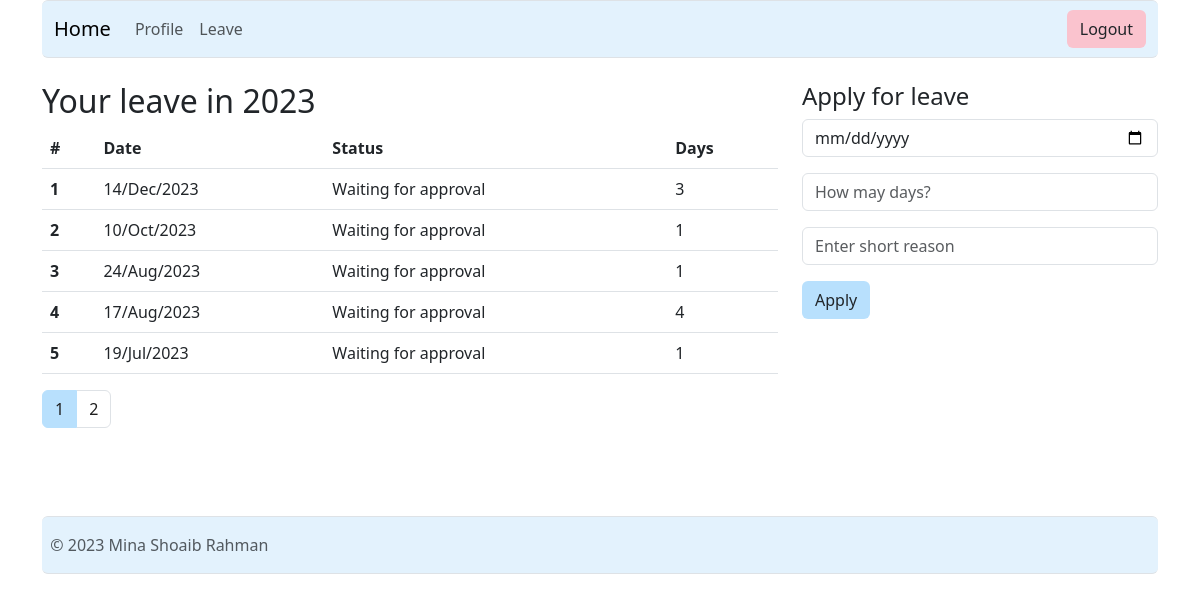
Screenshot of /leave.php (signed in) with the database file from the repository.
### tables this page shows
CREATE TABLE `leave` (
  `id` bigint(20) NOT NULL,
  `creation_date` datetime(6) NOT NULL,
  `approved` tinyint(1) DEFAULT NULL,
  `approve_date` datetime(6) DEFAULT NULL,
  `start_date` datetime(6) NOT NULL,
  `day_count` int(10) UNSIGNED NOT NULL,
  `comment` longtext NOT NULL,
  `approver_id` int(11) NOT NULL,
  `user_id` int(11) NOT NULL
);

### includes/db/leave_query.php (called while the page is built, shortened)
<?php
function getAllLeaveByUserInCurrentYear($id, $page) {
    global $connection;
    $offset = ($page - 1) * ENV_PAGE_LIMIT;
    $limit = ENV_PAGE_LIMIT;
    $query = "SELECT * FROM `leave` WHERE user_id = {$id} AND YEAR(start_date) = YEAR(CURDATE()) ORDER BY start_date DESC ";
    $query .= "LIMIT {$limit} OFFSET {$offset}";
    if ($result = mysqli_query($connection, $query)) {
        return $result;
    }
    return null;
}
function getAllLeaveCountByUserInCurrentYear($id) {
    global $connection;
    $query = "SELECT * FROM `leave` WHERE user_id = {$id} AND YEAR(start_date) = YEAR(CURDATE()) ORDER BY start_date DESC";
    if ($result = mysqli_query($connection, $query)) {
        return mysqli_num_rows($result);
    }
    return 0;
}
?>

### includes/db/functions.php (called while the page is built, shortened)
<?php include "leave_query.php"; ?>
<?php
function getPrintableDate($input) {
    $date = strtotime($input);
    return date('d/M/Y', $date);
}
?>

### leave.php (the view, shortened to what this page needs)
<?php include "includes/ui/header.php"; ?>
<?php
if (!isset($_GET['ml'])) {
	$currentPageMyLeave = 1;
} else {
	$currentPageMyLeave = $_GET['ml'];
}
$myLeaveCount = getAllLeaveCountByUserInCurrentYear($_SESSION["id"]);
$totalPageMyLeave = ceil($myLeaveCount / ENV_PAGE_LIMIT);
if (!isset($_GET['la'])) {
	$currentPageLeaveApproval = 1;
} else {
	$currentPageLeaveApproval = $_GET['la'];
}
?>
<div class="row">
    <div class="col-md-8">
        <h2>Your leave in <?php echo date("Y"); ?></h2>
        <div class="table-responsive">
            <table class="table">
                <thead>
                    <tr>
                    <th scope="col">#</th>
                    <th scope="col">Date</th>
                    <th scope="col">Status</th>
                    <th scope="col">Days</th>
                    </tr>
                </thead>
                <tbody>
<?php
if ($result = getAllLeaveByUserInCurrentYear($_SESSION["id"], $currentPageMyLeave)) {
    $count = 0;
    while ($row = mysqli_fetch_assoc($result)) {
?>
                    <tr>
                        <th scope="row"><?php echo ++$count; ?></th>
                        <td><?php echo getPrintableDate($row["start_date"]); ?></td>
                        <td>
<?php
                            if ($row["approved"] == null) {
                                echo "Waiting for approval";
                            } else if ($row["approved"] == 0) {
                                echo "Not approved";
                            } else {
                                echo "Approved";
                            }
?>
                        </td>
                        <td><?php echo $row["day_count"]; ?></td>
                    </tr>
<?php } ?>
<?php } ?>
                </tbody>
            </table>
        </div>
        <nav>
            <ul class="pagination">
<?php
                $maxViewPageMyLeave = $totalPageMyLeave > $currentPageMyLeave + 1 ? $currentPageMyLeave + 1 : $totalPageMyLeave;
                if ($currentPageMyLeave > 1) {
                    $i = $currentPageMyLeave - 1;
                } else {
                    $i = $currentPageMyLeave;
                }
                for (; $i <= $maxViewPageMyLeave; $i++) {
                    if ($currentPageMyLeave == $i) {
                        echo "<li class='page-item active'><a class='page-link' href='leave.php?ml={$i}&la={$currentPageLeaveApproval}'>{$i}</a></li>";
                    } else {
                        echo "<li class='page-item'><a class='page-link' href='leave.php?ml={$i}&la={$currentPageLeaveApproval}'>{$i}</a></li>";
                    }
                }
?>
            </ul>
        </nav>
    </div>
    <?php include "includes/ui/leave_sidebar.php"; ?>
    <div class="col-md-12"><br></div>
    <div class="col-md-12"><br></div>
</div>
<?php include "includes/ui/footer.php"; ?>

### css/style.css (style rules this page uses)
.pagination > li > a { background-color: white; color: rgb(31, 31, 31); }
.pagination > .active > a { color: rgb(31, 31, 31); background-color: #b8e0fd; border: solid 1px #b8e0fd; }

### rows the page displays
leave: start_date "14/Dec/2023", shows "Waiting for approval", day_count "3"
leave: start_date "10/Oct/2023", shows "Waiting for approval", day_count "1"
leave: start_date "24/Aug/2023", shows "Waiting for approval", day_count "1"
leave: start_date "17/Aug/2023", shows "Waiting for approval", day_count "4"
leave: start_date "19/Jul/2023", shows "Waiting for approval", day_count "1"
